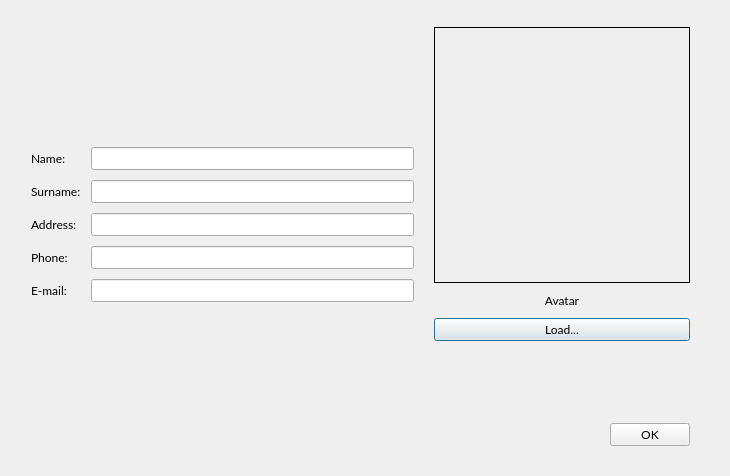
<?xml version="1.0" encoding="UTF-8"?>
<ui version="4.0">
 <class>AddDialog</class>
 <widget class="QDialog" name="AddDialog">
  <property name="geometry">
   <rect>
    <x>0</x>
    <y>0</y>
    <width>730</width>
    <height>476</height>
   </rect>
  </property>
  <property name="windowTitle">
   <string>Add Address</string>
  </property>
  <property name="modal">
   <bool>true</bool>
  </property>
  <widget class="QWidget" name="layoutWidget">
   <property name="geometry">
    <rect>
     <x>20</x>
     <y>16</y>
     <width>701</width>
     <height>441</height>
    </rect>
   </property>
   <layout class="QVBoxLayout" name="verticalLayout_3">
    <property name="spacing">
     <number>0</number>
    </property>
    <item>
     <layout class="QHBoxLayout" name="horizontalLayout_2">
      <property name="spacing">
       <number>0</number>
      </property>
      <item>
       <layout class="QVBoxLayout" name="verticalLayout">
        <property name="rightMargin">
         <number>0</number>
        </property>
        <item>
         <layout class="QGridLayout" name="gridLayout">
          <property name="spacing">
           <number>10</number>
          </property>
          <item row="1" column="0">
           <widget class="QLabel" name="surnameText">
            <property name="font">
             <font>
              <family>Lato</family>
              <pointsize>9</pointsize>
             </font>
            </property>
            <property name="text">
             <string>Surname:</string>
            </property>
           </widget>
          </item>
          <item row="4" column="0">
           <widget class="QLabel" name="emailText">
            <property name="font">
             <font>
              <family>Lato</family>
              <pointsize>9</pointsize>
             </font>
            </property>
            <property name="text">
             <string>E-mail:</string>
            </property>
           </widget>
          </item>
          <item row="3" column="0">
           <widget class="QLabel" name="phoneText">
            <property name="font">
             <font>
              <family>Lato</family>
              <pointsize>9</pointsize>
             </font>
            </property>
            <property name="text">
             <string>Phone:</string>
            </property>
           </widget>
          </item>
          <item row="1" column="1">
           <widget class="QLineEdit" name="surnameEdit">
            <property name="font">
             <font>
              <family>Lato</family>
              <pointsize>9</pointsize>
             </font>
            </property>
           </widget>
          </item>
          <item row="0" column="1">
           <widget class="QLineEdit" name="nameEdit">
            <property name="font">
             <font>
              <family>Lato</family>
              <pointsize>9</pointsize>
             </font>
            </property>
           </widget>
          </item>
          <item row="2" column="0">
           <widget class="QLabel" name="addressText">
            <property name="font">
             <font>
              <family>Lato</family>
              <pointsize>9</pointsize>
             </font>
            </property>
            <property name="text">
             <string>Address:</string>
            </property>
           </widget>
          </item>
          <item row="3" column="1">
           <widget class="QLineEdit" name="phoneEdit">
            <property name="font">
             <font>
              <family>Lato</family>
              <pointsize>9</pointsize>
             </font>
            </property>
            <property name="text">
             <string/>
            </property>
           </widget>
          </item>
          <item row="0" column="0">
           <widget class="QLabel" name="nameText">
            <property name="font">
             <font>
              <family>Lato</family>
              <pointsize>9</pointsize>
             </font>
            </property>
            <property name="text">
             <string>Name:</string>
            </property>
           </widget>
          </item>
          <item row="2" column="1">
           <widget class="QLineEdit" name="addressEdit">
            <property name="font">
             <font>
              <family>Lato</family>
              <pointsize>9</pointsize>
             </font>
            </property>
           </widget>
          </item>
          <item row="4" column="1">
           <widget class="QLineEdit" name="emailEdit">
            <property name="font">
             <font>
              <family>Lato</family>
              <pointsize>9</pointsize>
             </font>
            </property>
           </widget>
          </item>
         </layout>
        </item>
       </layout>
      </item>
      <item>
       <layout class="QVBoxLayout" name="verticalLayout_2">
        <property name="spacing">
         <number>10</number>
        </property>
        <property name="sizeConstraint">
         <enum>QLayout::SetDefaultConstraint</enum>
        </property>
        <property name="leftMargin">
         <number>20</number>
        </property>
        <property name="rightMargin">
         <number>20</number>
        </property>
        <property name="bottomMargin">
         <number>0</number>
        </property>
        <item>
         <widget class="QLabel" name="avatarPhoto">
          <property name="enabled">
           <bool>true</bool>
          </property>
          <property name="minimumSize">
           <size>
            <width>256</width>
            <height>256</height>
           </size>
          </property>
          <property name="autoFillBackground">
           <bool>false</bool>
          </property>
          <property name="frameShape">
           <enum>QFrame::Box</enum>
          </property>
          <property name="textFormat">
           <enum>Qt::RichText</enum>
          </property>
          <property name="scaledContents">
           <bool>true</bool>
          </property>
          <property name="alignment">
           <set>Qt::AlignCenter</set>
          </property>
          <property name="margin">
           <number>0</number>
          </property>
          <property name="openExternalLinks">
           <bool>false</bool>
          </property>
         </widget>
        </item>
        <item>
         <widget class="QLabel" name="avatarLabel">
          <property name="font">
           <font>
            <family>Lato</family>
            <pointsize>9</pointsize>
           </font>
          </property>
          <property name="text">
           <string>Avatar</string>
          </property>
          <property name="alignment">
           <set>Qt::AlignCenter</set>
          </property>
         </widget>
        </item>
        <item>
         <widget class="QPushButton" name="loadPhotoButton">
          <property name="minimumSize">
           <size>
            <width>0</width>
            <height>0</height>
           </size>
          </property>
          <property name="font">
           <font>
            <family>Lato</family>
            <pointsize>9</pointsize>
           </font>
          </property>
          <property name="text">
           <string>Load...</string>
          </property>
         </widget>
        </item>
        <item>
         <spacer name="verticalSpacer">
          <property name="orientation">
           <enum>Qt::Vertical</enum>
          </property>
          <property name="sizeHint" stdset="0">
           <size>
            <width>20</width>
            <height>40</height>
           </size>
          </property>
         </spacer>
        </item>
       </layout>
      </item>
     </layout>
    </item>
    <item>
     <layout class="QHBoxLayout" name="horizontalLayout">
      <property name="rightMargin">
       <number>20</number>
      </property>
      <item>
       <spacer name="horizontalSpacer">
        <property name="orientation">
         <enum>Qt::Horizontal</enum>
        </property>
        <property name="sizeHint" stdset="0">
         <size>
          <width>40</width>
          <height>20</height>
         </size>
        </property>
       </spacer>
      </item>
      <item>
       <widget class="QPushButton" name="okButton">
        <property name="font">
         <font>
          <family>Lato</family>
          <pointsize>9</pointsize>
         </font>
        </property>
        <property name="text">
         <string>OK</string>
        </property>
       </widget>
      </item>
     </layout>
    </item>
   </layout>
  </widget>
 </widget>
 <layoutdefault spacing="6" margin="11"/>
 <tabstops>
  <tabstop>nameEdit</tabstop>
  <tabstop>surnameEdit</tabstop>
  <tabstop>addressEdit</tabstop>
  <tabstop>phoneEdit</tabstop>
  <tabstop>emailEdit</tabstop>
  <tabstop>loadPhotoButton</tabstop>
  <tabstop>okButton</tabstop>
 </tabstops>
 <resources>
  <include location="images_window.qrc"/>
 </resources>
 <connections>
  <connection>
   <sender>okButton</sender>
   <signal>clicked()</signal>
   <receiver>AddDialog</receiver>
   <slot>accept()</slot>
   <hints>
    <hint type="sourcelabel">
     <x>699</x>
     <y>454</y>
    </hint>
    <hint type="destinationlabel">
     <x>577</x>
     <y>420</y>
    </hint>
   </hints>
  </connection>
  <connection>
   <sender>loadPhotoButton</sender>
   <signal>clicked()</signal>
   <receiver>AddDialog</receiver>
   <slot>open()</slot>
   <hints>
    <hint type="sourcelabel">
     <x>698</x>
     <y>340</y>
    </hint>
    <hint type="destinationlabel">
     <x>595</x>
     <y>369</y>
    </hint>
   </hints>
  </connection>
 </connections>
</ui>
